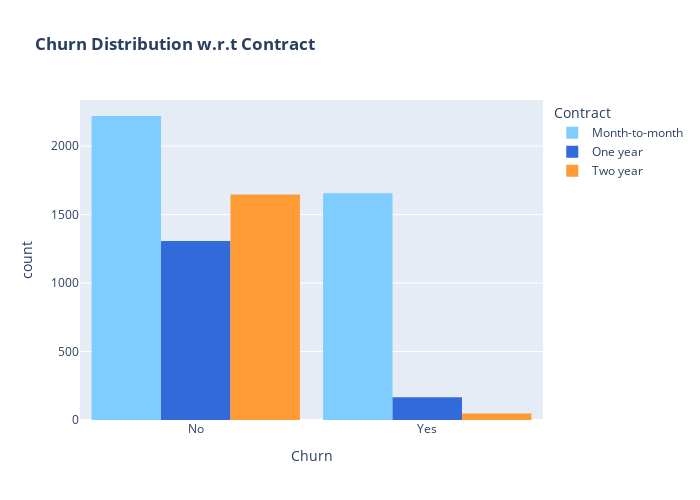

This figure's notebook cell:
### Markdown cell above
pie chart will show Male and Female are 50% but Churn rate are differnt 
Male wise 73% Customers are  Churn and Female wise 27% Churn.

### Code cell
color_discrete_map = {"Month-to-month": "#7fcdff", "One year": "#326ada", "Two year": "#ff9b35"}

fig = px.histogram(ch, x="Churn", color="Contract", barmode="group", title="<b>Churn Distribution w.r.t Contract<b>", color_discrete_map = color_discrete_map)
fig.update_layout(width=700, height=500, bargap=0.1)
fig.show();

### Figure 1 — Plotly figure (JSON) as saved in the notebook; plotly's stock layout.template omitted (floating-point values rounded to 4 significant figures; data arrays with more than 128 entries replaced by an {"elided": "..."} marker saying what was removed)
{"data": [{"alignmentgroup": "True", "bingroup": "x", "hovertemplate": "Contract=Month-to-month<br>Churn=%{x}<br>count=%{y}<extra></extra>", "legendgroup": "Month-to-month", "marker": {"color": "#7fcdff", "pattern": {"shape": ""}}, "name": "Month-to-month", "offsetgroup": "Month-to-month", "orientation": "v", "showlegend": true, "type": "histogram", "x": {"elided": "3875 str values"}, "xaxis": "x", "yaxis": "y"}, {"alignmentgroup": "True", "bingroup": "x", "hovertemplate": "Contract=One year<br>Churn=%{x}<br>count=%{y}<extra></extra>", "legendgroup": "One year", "marker": {"color": "#326ada", "pattern": {"shape": ""}}, "name": "One year", "offsetgroup": "One year", "orientation": "v", "showlegend": true, "type": "histogram", "x": {"elided": "1473 str values"}, "xaxis": "x", "yaxis": "y"}, {"alignmentgroup": "True", "bingroup": "x", "hovertemplate": "Contract=Two year<br>Churn=%{x}<br>count=%{y}<extra></extra>", "legendgroup": "Two year", "marker": {"color": "#ff9b35", "pattern": {"shape": ""}}, "name": "Two year", "offsetgroup": "Two year", "orientation": "v", "showlegend": true, "type": "histogram", "x": {"elided": "1695 str values"}, "xaxis": "x", "yaxis": "y"}], "layout": {"bargap": 0.1, "barmode": "group", "height": 500, "legend": {"title": {"text": "Contract"}, "tracegroupgap": 0}, "title": {"text": "<b>Churn Distribution w.r.t Contract<b>"}, "width": 700, "xaxis": {"anchor": "y", "autorange": true, "domain": [0, 1], "range": [-0.5, 1.5], "title": {"text": "Churn"}, "type": "category"}, "yaxis": {"anchor": "x", "autorange": true, "domain": [0, 1], "range": [0, 2337.0], "title": {"text": "count"}}}}
